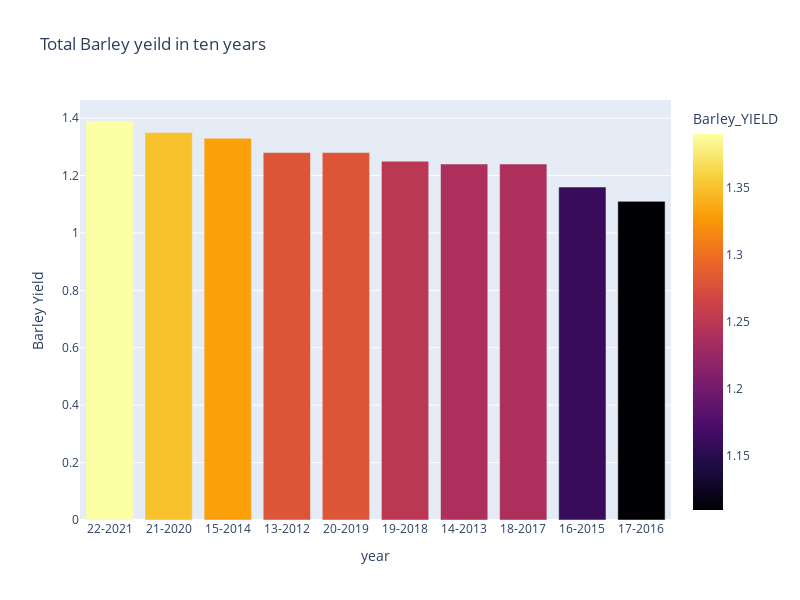

Notebook code cell kept with this figure:
### Code cell
fig = px.bar(Barley_yield, x='YEAR', y='Barley_YIELD',
             title='Total Barley yeild in ten years',
             labels={'year': 'YEAR', 'Barley Yield ': 'Barley_YIELD'},
             color='Barley_YIELD', color_continuous_scale='inferno'
          )

fig.update_layout(xaxis_title='year', yaxis_title='Barley Yield')
fig.update_layout(height=600,width=800)
fig.show()

### Figure 1 — Plotly figure (JSON) as saved in the notebook; plotly's stock layout.template omitted (floating-point values rounded to 4 significant figures)
{"data": [{"alignmentgroup": "True", "hovertemplate": "YEAR=%{x}<br>Barley_YIELD=%{marker.color}<extra></extra>", "legendgroup": "", "marker": {"color": [1.39, 1.35, 1.33, 1.28, 1.28, 1.25, 1.24, 1.24, 1.16, 1.11], "coloraxis": "coloraxis", "pattern": {"shape": ""}}, "name": "", "offsetgroup": "", "orientation": "v", "showlegend": false, "textposition": "auto", "type": "bar", "x": ["22-2021", "21-2020", "15-2014", "13-2012", "20-2019", "19-2018", "14-2013", "18-2017", "16-2015", "17-2016"], "xaxis": "x", "y": [1.39, 1.35, 1.33, 1.28, 1.28, 1.25, 1.24, 1.24, 1.16, 1.11], "yaxis": "y"}], "layout": {"barmode": "relative", "coloraxis": {"colorbar": {"title": {"text": "Barley_YIELD"}}, "colorscale": [[0, "#000004"], [0.1111, "#1b0c41"], [0.2222, "#4a0c6b"], [0.3333, "#781c6d"], [0.4444, "#a52c60"], [0.5556, "#cf4446"], [0.6667, "#ed6925"], [0.7778, "#fb9b06"], [0.8889, "#f7d13d"], [1, "#fcffa4"]]}, "height": 600, "legend": {"tracegroupgap": 0}, "title": {"text": "Total Barley yeild in ten years"}, "width": 800, "xaxis": {"anchor": "y", "domain": [0, 1], "title": {"text": "year"}}, "yaxis": {"anchor": "x", "domain": [0, 1], "title": {"text": "Barley Yield"}}}}
